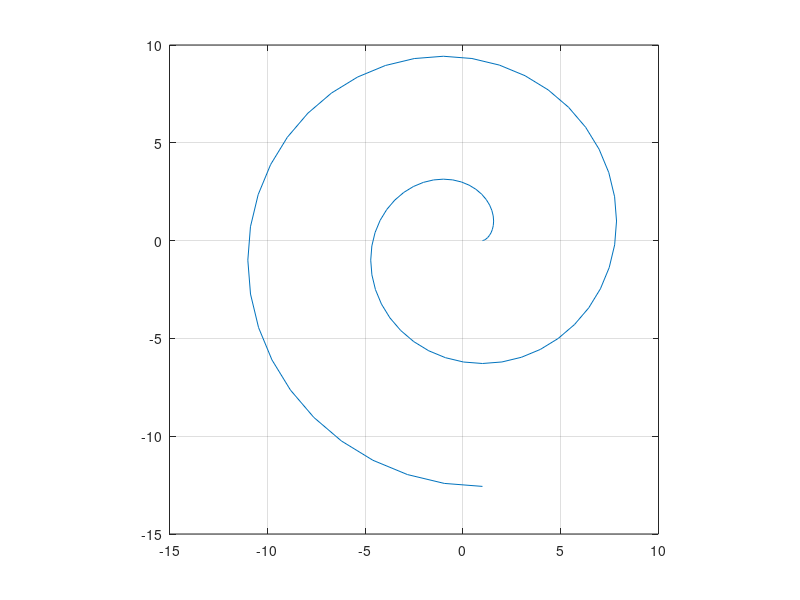

Recreate this plot in MATLAB.

function demo()
n=4*pi;
t=0:pi/20:n;
R=1;
x=R*(cos(t)+t.*sin(t));
y=R*(sin(t)-t.*cos(t));
plot(x,y);
axis square
grid

end